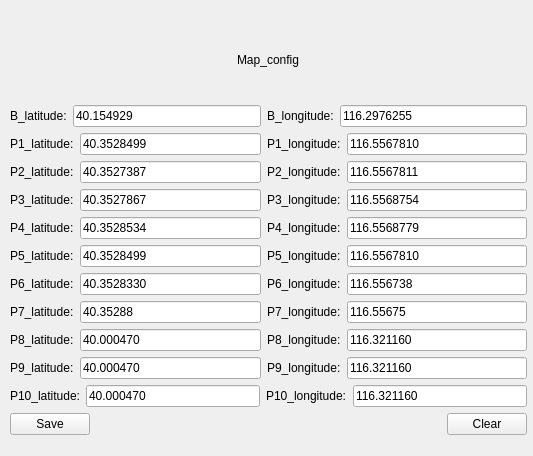
<?xml version="1.0" encoding="UTF-8"?>
<ui version="4.0">
 <class>map_set</class>
 <widget class="QWidget" name="map_set">
  <property name="geometry">
   <rect>
    <x>0</x>
    <y>0</y>
    <width>533</width>
    <height>456</height>
   </rect>
  </property>
  <property name="windowTitle">
   <string>Form</string>
  </property>
  <widget class="QWidget" name="layoutWidget">
   <property name="geometry">
    <rect>
     <x>10</x>
     <y>20</y>
     <width>517</width>
     <height>415</height>
    </rect>
   </property>
   <layout class="QVBoxLayout" name="verticalLayout">
    <item alignment="Qt::AlignHCenter">
     <widget class="QLabel" name="label_2">
      <property name="text">
       <string>Map_config</string>
      </property>
     </widget>
    </item>
    <item>
     <layout class="QHBoxLayout" name="horizontalLayout_11">
      <item>
       <widget class="QLabel" name="label_3">
        <property name="text">
         <string>B_latitude:</string>
        </property>
       </widget>
      </item>
      <item>
       <widget class="QLineEdit" name="lineEdit_base_lat">
        <property name="text">
         <string>40.154929</string>
        </property>
       </widget>
      </item>
      <item>
       <widget class="QLabel" name="label">
        <property name="text">
         <string>B_longitude:</string>
        </property>
       </widget>
      </item>
      <item>
       <widget class="QLineEdit" name="lineEdit_base_lon">
        <property name="text">
         <string>116.2976255</string>
        </property>
       </widget>
      </item>
     </layout>
    </item>
    <item>
     <layout class="QHBoxLayout" name="horizontalLayout">
      <item>
       <widget class="QLabel" name="label_5">
        <property name="text">
         <string>P1_latitude:</string>
        </property>
       </widget>
      </item>
      <item>
       <widget class="QLineEdit" name="lineEdit_p1_lat">
        <property name="text">
         <string>40.3528499</string>
        </property>
       </widget>
      </item>
      <item>
       <widget class="QLabel" name="label_4">
        <property name="text">
         <string>P1_longitude:</string>
        </property>
       </widget>
      </item>
      <item>
       <widget class="QLineEdit" name="lineEdit_p1_lon">
        <property name="text">
         <string>116.5567810</string>
        </property>
       </widget>
      </item>
     </layout>
    </item>
    <item>
     <layout class="QHBoxLayout" name="horizontalLayout_7">
      <item>
       <widget class="QLabel" name="label_16">
        <property name="text">
         <string>P2_latitude:</string>
        </property>
       </widget>
      </item>
      <item>
       <widget class="QLineEdit" name="lineEdit_p2_lat">
        <property name="text">
         <string>40.3527387</string>
        </property>
       </widget>
      </item>
      <item>
       <widget class="QLabel" name="label_17">
        <property name="text">
         <string>P2_longitude:</string>
        </property>
       </widget>
      </item>
      <item>
       <widget class="QLineEdit" name="lineEdit_p2_lon">
        <property name="text">
         <string>116.5567811</string>
        </property>
       </widget>
      </item>
     </layout>
    </item>
    <item>
     <layout class="QHBoxLayout" name="horizontalLayout_8">
      <item>
       <widget class="QLabel" name="label_18">
        <property name="text">
         <string>P3_latitude:</string>
        </property>
       </widget>
      </item>
      <item>
       <widget class="QLineEdit" name="lineEdit_p3_lat">
        <property name="text">
         <string>40.3527867</string>
        </property>
       </widget>
      </item>
      <item>
       <widget class="QLabel" name="label_19">
        <property name="text">
         <string>P3_longitude:</string>
        </property>
       </widget>
      </item>
      <item>
       <widget class="QLineEdit" name="lineEdit_p3_lon">
        <property name="text">
         <string>116.5568754</string>
        </property>
       </widget>
      </item>
     </layout>
    </item>
    <item>
     <layout class="QHBoxLayout" name="horizontalLayout_2">
      <item>
       <widget class="QLabel" name="label_6">
        <property name="text">
         <string>P4_latitude:</string>
        </property>
       </widget>
      </item>
      <item>
       <widget class="QLineEdit" name="lineEdit_p4_lat">
        <property name="text">
         <string>40.3528534</string>
        </property>
       </widget>
      </item>
      <item>
       <widget class="QLabel" name="label_7">
        <property name="text">
         <string>P4_longitude:</string>
        </property>
       </widget>
      </item>
      <item>
       <widget class="QLineEdit" name="lineEdit_p4_lon">
        <property name="text">
         <string>116.5568779</string>
        </property>
       </widget>
      </item>
     </layout>
    </item>
    <item>
     <layout class="QHBoxLayout" name="horizontalLayout_3">
      <item>
       <widget class="QLabel" name="label_8">
        <property name="text">
         <string>P5_latitude:</string>
        </property>
       </widget>
      </item>
      <item>
       <widget class="QLineEdit" name="lineEdit_p5_lat">
        <property name="text">
         <string>40.3528499</string>
        </property>
       </widget>
      </item>
      <item>
       <widget class="QLabel" name="label_9">
        <property name="text">
         <string>P5_longitude:</string>
        </property>
       </widget>
      </item>
      <item>
       <widget class="QLineEdit" name="lineEdit_p5_lon">
        <property name="text">
         <string>116.5567810</string>
        </property>
       </widget>
      </item>
     </layout>
    </item>
    <item>
     <layout class="QHBoxLayout" name="horizontalLayout_10">
      <item>
       <widget class="QLabel" name="label_22">
        <property name="text">
         <string>P6_latitude:</string>
        </property>
       </widget>
      </item>
      <item>
       <widget class="QLineEdit" name="lineEdit_p6_lat">
        <property name="text">
         <string>40.3528330</string>
        </property>
       </widget>
      </item>
      <item>
       <widget class="QLabel" name="label_23">
        <property name="text">
         <string>P6_longitude:</string>
        </property>
       </widget>
      </item>
      <item>
       <widget class="QLineEdit" name="lineEdit_p6_lon">
        <property name="text">
         <string>116.556738</string>
        </property>
       </widget>
      </item>
     </layout>
    </item>
    <item>
     <layout class="QHBoxLayout" name="horizontalLayout_4">
      <item>
       <widget class="QLabel" name="label_10">
        <property name="text">
         <string>P7_latitude:</string>
        </property>
       </widget>
      </item>
      <item>
       <widget class="QLineEdit" name="lineEdit_p7_lat">
        <property name="text">
         <string>40.35288</string>
        </property>
       </widget>
      </item>
      <item>
       <widget class="QLabel" name="label_11">
        <property name="text">
         <string>P7_longitude:</string>
        </property>
       </widget>
      </item>
      <item>
       <widget class="QLineEdit" name="lineEdit_p7_lon">
        <property name="text">
         <string>116.55675</string>
        </property>
       </widget>
      </item>
     </layout>
    </item>
    <item>
     <layout class="QHBoxLayout" name="horizontalLayout_9">
      <item>
       <widget class="QLabel" name="label_20">
        <property name="text">
         <string>P8_latitude:</string>
        </property>
       </widget>
      </item>
      <item>
       <widget class="QLineEdit" name="lineEdit_p8_lat">
        <property name="text">
         <string>40.000470</string>
        </property>
       </widget>
      </item>
      <item>
       <widget class="QLabel" name="label_21">
        <property name="text">
         <string>P8_longitude:</string>
        </property>
       </widget>
      </item>
      <item>
       <widget class="QLineEdit" name="lineEdit_p8_lon">
        <property name="text">
         <string>116.321160</string>
        </property>
       </widget>
      </item>
     </layout>
    </item>
    <item>
     <layout class="QHBoxLayout" name="horizontalLayout_6">
      <item>
       <widget class="QLabel" name="label_14">
        <property name="text">
         <string>P9_latitude:</string>
        </property>
       </widget>
      </item>
      <item>
       <widget class="QLineEdit" name="lineEdit_p9_lat">
        <property name="text">
         <string>40.000470</string>
        </property>
       </widget>
      </item>
      <item>
       <widget class="QLabel" name="label_15">
        <property name="text">
         <string>P9_longitude:</string>
        </property>
       </widget>
      </item>
      <item>
       <widget class="QLineEdit" name="lineEdit_p9_lon">
        <property name="text">
         <string>116.321160</string>
        </property>
       </widget>
      </item>
     </layout>
    </item>
    <item>
     <layout class="QHBoxLayout" name="horizontalLayout_5">
      <item>
       <widget class="QLabel" name="label_12">
        <property name="text">
         <string>P10_latitude:</string>
        </property>
       </widget>
      </item>
      <item>
       <widget class="QLineEdit" name="lineEdit_p10_lat">
        <property name="text">
         <string>40.000470</string>
        </property>
       </widget>
      </item>
      <item>
       <widget class="QLabel" name="label_13">
        <property name="text">
         <string>P10_longitude:</string>
        </property>
       </widget>
      </item>
      <item>
       <widget class="QLineEdit" name="lineEdit_p10_lon">
        <property name="text">
         <string>116.321160</string>
        </property>
       </widget>
      </item>
     </layout>
    </item>
    <item>
     <layout class="QHBoxLayout" name="horizontalLayout_12">
      <item>
       <widget class="QPushButton" name="button_save">
        <property name="text">
         <string>Save</string>
        </property>
       </widget>
      </item>
      <item>
       <spacer name="horizontalSpacer">
        <property name="orientation">
         <enum>Qt::Horizontal</enum>
        </property>
        <property name="sizeHint" stdset="0">
         <size>
          <width>40</width>
          <height>20</height>
         </size>
        </property>
       </spacer>
      </item>
      <item>
       <widget class="QPushButton" name="button_clear">
        <property name="text">
         <string>Clear</string>
        </property>
       </widget>
      </item>
     </layout>
    </item>
   </layout>
  </widget>
 </widget>
 <resources/>
 <connections/>
</ui>
